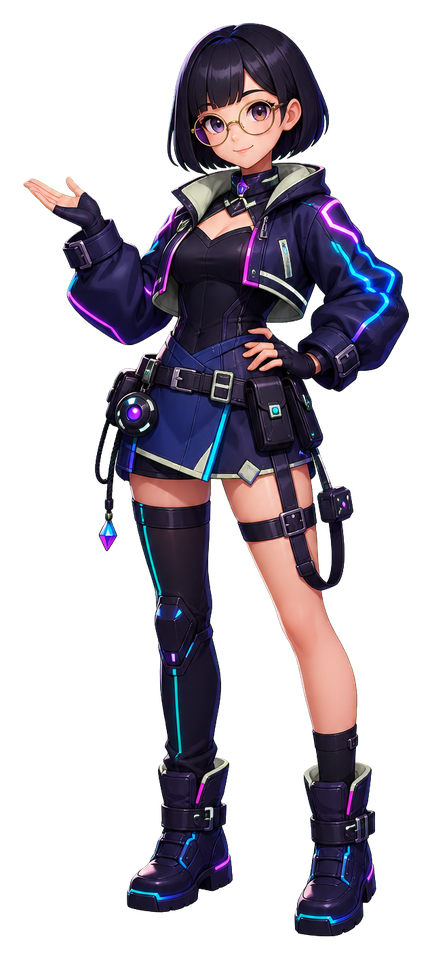
#> input picture docs/playable-demos/airdrop-r7-v41/source/assets/generated_v1/wanzi-full-v2.png, 432 x 960 px
$ python process_generated_assets.py
#> lines starting #> are read from the running program, lines starting #| are printed output that depends on the picture
#!/usr/bin/env python3
"""Trim and resize generated transparent PNG assets for browser use."""

from pathlib import Path

from PIL import Image


ROOT = Path(__file__).resolve().parents[1]
ASSETS = ROOT / "assets" / "generated_v1"

TARGETS = {
    "wanzi-full-v2.png": 960,
    "wanzi-face-v2.png": 512,
    "coin-rim-v1.png": 256,
    "parachute-v1.png": 320,
    "wallet-catcher-v1.png": 384,
    "moon-medallion-v1.png": 384,
    "settlement-crystals-v1.png": 384,
}


def trim_and_resize(path: Path, max_edge: int) -> None:
#> called with max_edge = 960
    image = Image.open(path).convert("RGBA")
#> image is the input picture: PIL image 432x960 RGBA; mean R, G, B, A 25, 20.7, 28.4, 91.6
    alpha = image.getchannel("A")
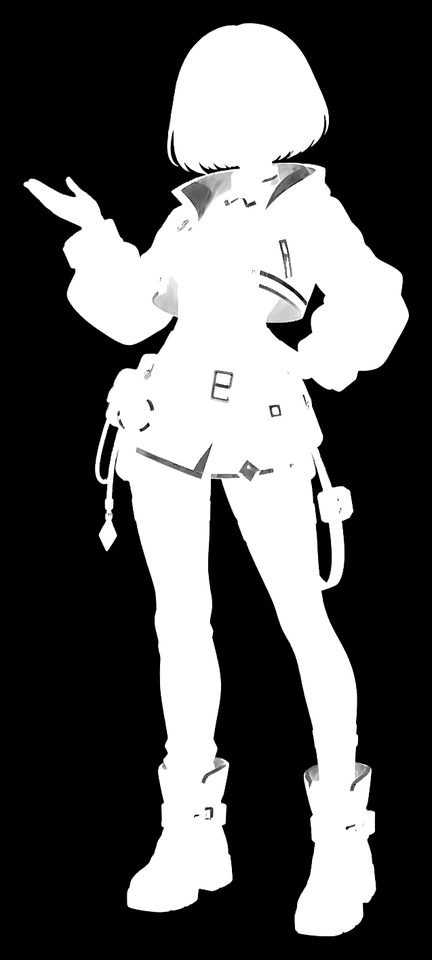
#> alpha: PIL image 432x960 L; min 0, max 255, mean 91.6
    bbox = alpha.point(lambda value: 255 if value > 4 else 0).getbbox()
#> bbox = (23, 22, 409, 938)
    if bbox:
        left, top, right, bottom = bbox
#> left = 23; top = 22; right = 409; bottom = 938
        padding = max(8, round(max(right - left, bottom - top) * 0.025))
#> padding = 23
        left = max(0, left - padding)
#> left = 0
        top = max(0, top - padding)
#> top = 0
        right = min(image.width, right + padding)
#> right = 432
        bottom = min(image.height, bottom + padding)
#> bottom = 960
        image = image.crop((left, top, right, bottom))

    scale = min(1.0, max_edge / max(image.size))
#> scale = 1
    if scale < 1:
        size = (max(1, round(image.width * scale)), max(1, round(image.height * scale)))
        image = image.resize(size, Image.Resampling.LANCZOS)

    image.save(path, optimize=True)
    print(f"{path.name}: {image.width}x{image.height}")
#| wanzi-full-v2.png: 432x960


def main() -> None:
    for filename, max_edge in TARGETS.items():
        trim_and_resize(ASSETS / filename, max_edge)
#> pass 2 of the loop in main, `for filename, max_edge in TARGETS.items():`:
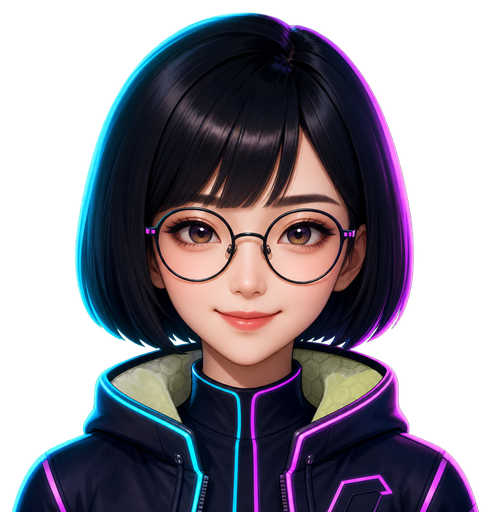
#> input picture docs/playable-demos/airdrop-r7-v41/source/assets/generated_v1/wanzi-face-v2.png, 492 x 512 px
#> in trim_and_resize, image is the input picture: PIL image 492x512 RGBA; mean R, G, B, A 40, 35.9, 44.8, 150.6
#> in trim_and_resize (call 2), `alpha = image.getchannel("A")`:
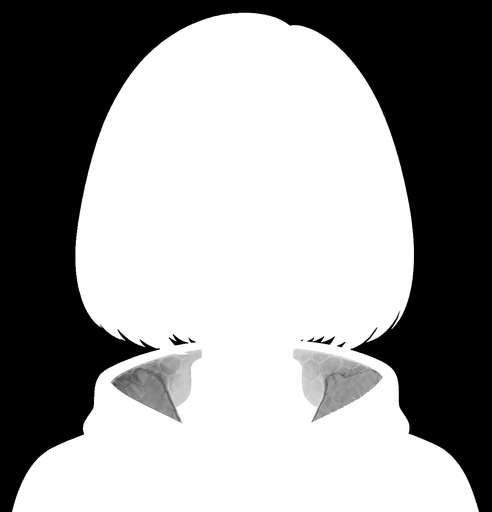
#> alpha: PIL image 492x512 L; min 0, max 255, mean 150.6
#> bbox = (12, 12, 480, 512)
#> in trim_and_resize (call 2), `left, top, right, bottom = bbox`: left = 12; right = 480; bottom = 512
#> padding = 12
#> in trim_and_resize (call 2), `left = max(0, left - padding)`: left = 0
#> in trim_and_resize (call 2), `right = min(image.width, right + padding)`: right = 492
#| wanzi-face-v2.png: 492x512
#> pass 3 of the loop in main, `for filename, max_edge in TARGETS.items():`:
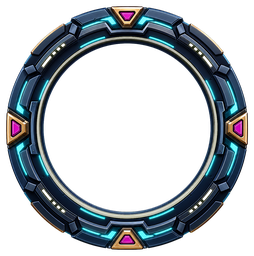
#> input picture docs/playable-demos/airdrop-r7-v41/source/assets/generated_v1/coin-rim-v1.png, 254 x 256 px
#> in trim_and_resize, image is the input picture: PIL image 254x256 RGBA; mean R, G, B, A 21.2, 27.8, 32.5, 92.2
#> in trim_and_resize (call 3), `alpha = image.getchannel("A")`:
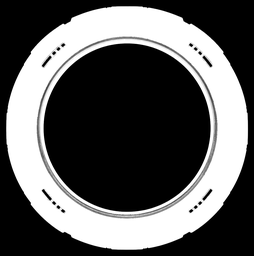
#> alpha: PIL image 254x256 L; min 0, max 255, mean 92.2
#> bbox = (6, 6, 249, 250)
#> in trim_and_resize (call 3), `left, top, right, bottom = bbox`: left = 6; right = 249; bottom = 250
#> padding = 8
#> in trim_and_resize (call 3), `left = max(0, left - padding)`: left = 0
#> in trim_and_resize (call 3), `right = min(image.width, right + padding)`: right = 254
#> in trim_and_resize (call 3), `bottom = min(image.height, bottom + padding)`: bottom = 256
#| coin-rim-v1.png: 254x256
#> the loop made 7 passes; the first 3 are shown


if __name__ == "__main__":
#> (the run stopped early here; a loop or call above may not have finished)
